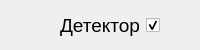
          <widget class="QWidget" name="widget_menu_title" native="true">
           <property name="minimumSize">
            <size>
             <width>0</width>
             <height>50</height>
            </size>
           </property>
           <property name="maximumSize">
            <size>
             <width>16777215</width>
             <height>50</height>
            </size>
           </property>
           <property name="styleSheet">
            <string notr="true"/>
           </property>
           <layout class="QHBoxLayout" name="layout_menu_title">
            <property name="spacing">
             <number>0</number>
            </property>
            <property name="leftMargin">
             <number>0</number>
            </property>
            <property name="topMargin">
             <number>0</number>
            </property>
            <property name="rightMargin">
             <number>0</number>
            </property>
            <property name="bottomMargin">
             <number>0</number>
            </property>
            <item>
             <widget class="QLabel" name="label_imag_app">
              <property name="minimumSize">
               <size>
                <width>40</width>
                <height>40</height>
               </size>
              </property>
              <property name="maximumSize">
               <size>
                <width>54</width>
                <height>40</height>
               </size>
              </property>
              <property name="sizeIncrement">
               <size>
                <width>0</width>
                <height>0</height>
               </size>
              </property>
              <property name="styleSheet">
               <string notr="true">padding-left: 7px;
padding-right: 7px;
	border: none;												/* без границ */
</string>
              </property>
              <property name="text">
               <string/>
              </property>
              <property name="pixmap">
               <pixmap>:/application picture/resource/application picture/app_icon-round.png</pixmap>
              </property>
              <property name="scaledContents">
               <bool>true</bool>
              </property>
              <property name="margin">
               <number>0</number>
              </property>
              <property name="indent">
               <number>-1</number>
              </property>
             </widget>
            </item>
            <item>
             <widget class="QLabel" name="label_text_app_name">
              <property name="font">
               <font>
                <family>MS Shell Dlg 2</family>
                <pointsize>14</pointsize>
                <weight>50</weight>
                <italic>false</italic>
                <bold>false</bold>
               </font>
              </property>
              <property name="styleSheet">
               <string notr="true">font-size: 14pt;</string>
              </property>
              <property name="text">
               <string>Детектор</string>
              </property>
              <property name="alignment">
               <set>Qt::AlignCenter</set>
              </property>
             </widget>
            </item>
            <item>
             <widget class="QCheckBox" name="checkBox_color_theme">
              <property name="minimumSize">
               <size>
                <width>40</width>
                <height>0</height>
               </size>
              </property>
              <property name="maximumSize">
               <size>
                <width>54</width>
                <height>20</height>
               </size>
              </property>
              <property name="layoutDirection">
               <enum>Qt::LeftToRight</enum>
              </property>
              <property name="styleSheet">
               <string notr="true">/* Состояние - не выбран*/
QCheckBox::indicator:unchecked {
	/* Выбор картинки*/
	image: url(:/toggle/resource/toggle/toggle_off_black_36dp.svg);
	image: url(:/toggle_color_theme/resource/toggle_color_theme/toggle_on_white.svg);
}

/* Состояние -  выбран*/
QCheckBox::indicator:checked {
	/* Выбор картинки*/
	image: url(:/toggle/resource/toggle/toggle_on_white_36dp.svg);
	image: url(:/toggle_color_theme/resource/toggle_color_theme/toggle_off_black.svg);
}</string>
              </property>
              <property name="text">
               <string/>
              </property>
              <property name="iconSize">
               <size>
                <width>30</width>
                <height>30</height>
               </size>
              </property>
              <property name="checked">
               <bool>true</bool>
              </property>
              <property name="tristate">
               <bool>false</bool>
              </property>
             </widget>
            </item>
           </layout>
          </widget>
